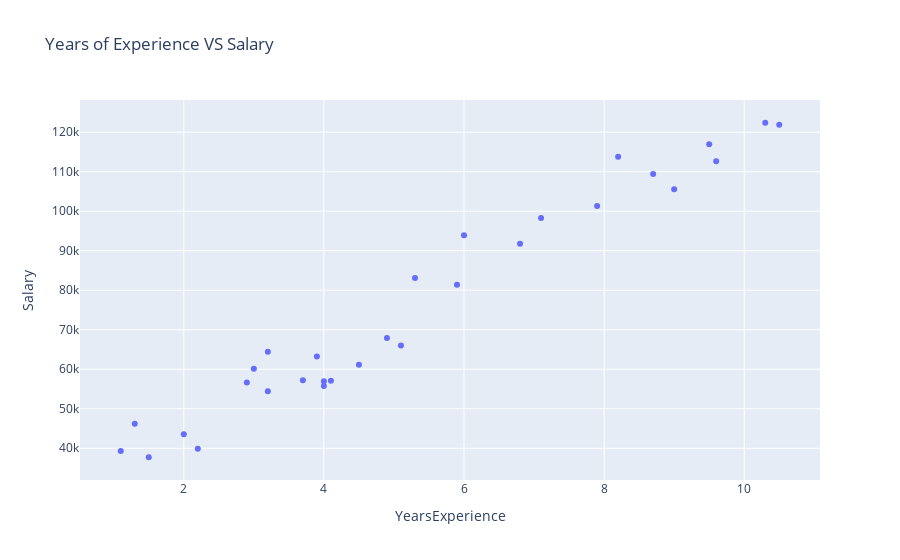

Notebook code cell kept with this figure:
### Code cell
#create scatter 
plt.figure(figsize=(6,8))
fig = px.scatter(data,x="YearsExperience",y="Salary",title="Years of Experience VS Salary")
fig.show()

### Figure 1 — Plotly figure (JSON) as saved in the notebook; plotly's stock layout.template omitted (floating-point values rounded to 4 significant figures)
{"data": [{"hovertemplate": "YearsExperience=%{x}<br>Salary=%{y}<extra></extra>", "legendgroup": "", "marker": {"color": "#636efa", "symbol": "circle"}, "mode": "markers", "name": "", "orientation": "v", "showlegend": false, "type": "scatter", "x": [1.1, 1.3, 1.5, 2, 2.2, 2.9, 3, 3.2, 3.2, 3.7, 3.9, 4, 4, 4.1, 4.5, 4.9, 5.1, 5.3, 5.9, 6, 6.8, 7.1, 7.9, 8.2, 8.7, 9, 9.5, 9.6, 10.3, 10.5], "xaxis": "x", "y": [39343, 46205, 37731, 43525, 39891, 56642, 60150, 54445, 64445, 57189, 63218, 55794, 56957, 57081, 61111, 67938, 66029, 83088, 81363, 93940, 91738, 98273, 101302, 113812, 109431, 105582, 116969, 112635, 122391, 121872], "yaxis": "y"}], "layout": {"legend": {"tracegroupgap": 0}, "title": {"text": "Years of Experience VS Salary"}, "xaxis": {"anchor": "y", "domain": [0, 1], "title": {"text": "YearsExperience"}}, "yaxis": {"anchor": "x", "domain": [0, 1], "title": {"text": "Salary"}}}}
